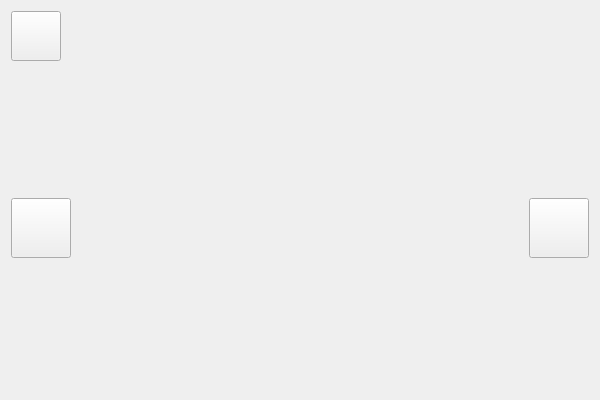
<?xml version="1.0" encoding="UTF-8"?>
<ui version="4.0">
 <class>photoAlbum</class>
 <widget class="QWidget" name="photoAlbum">
  <property name="geometry">
   <rect>
    <x>0</x>
    <y>0</y>
    <width>600</width>
    <height>400</height>
   </rect>
  </property>
  <property name="sizePolicy">
   <sizepolicy hsizetype="Expanding" vsizetype="Expanding">
    <horstretch>0</horstretch>
    <verstretch>0</verstretch>
   </sizepolicy>
  </property>
  <property name="windowTitle">
   <string>Form</string>
  </property>
  <property name="styleSheet">
   <string notr="true">QWidget {

}</string>
  </property>
  <layout class="QHBoxLayout" name="horizontalLayout_2">
   <item>
    <layout class="QVBoxLayout" name="verticalLayout">
     <item>
      <widget class="QPushButton" name="backBtn">
       <property name="sizePolicy">
        <sizepolicy hsizetype="Preferred" vsizetype="Fixed">
         <horstretch>0</horstretch>
         <verstretch>0</verstretch>
        </sizepolicy>
       </property>
       <property name="minimumSize">
        <size>
         <width>50</width>
         <height>50</height>
        </size>
       </property>
       <property name="maximumSize">
        <size>
         <width>50</width>
         <height>50</height>
        </size>
       </property>
       <property name="styleSheet">
        <string notr="true">image: url(:/icon/icon/返回.png);</string>
       </property>
       <property name="text">
        <string/>
       </property>
      </widget>
     </item>
     <item>
      <layout class="QHBoxLayout" name="horizontalLayout">
       <item>
        <widget class="QPushButton" name="prevBtn">
         <property name="sizePolicy">
          <sizepolicy hsizetype="Preferred" vsizetype="Fixed">
           <horstretch>0</horstretch>
           <verstretch>0</verstretch>
          </sizepolicy>
         </property>
         <property name="minimumSize">
          <size>
           <width>60</width>
           <height>60</height>
          </size>
         </property>
         <property name="maximumSize">
          <size>
           <width>60</width>
           <height>60</height>
          </size>
         </property>
         <property name="styleSheet">
          <string notr="true">image: url(:/icon/icon/上一个.png);</string>
         </property>
         <property name="text">
          <string/>
         </property>
        </widget>
       </item>
       <item>
        <widget class="QLabel" name="pictureArea">
         <property name="sizePolicy">
          <sizepolicy hsizetype="Expanding" vsizetype="Expanding">
           <horstretch>0</horstretch>
           <verstretch>0</verstretch>
          </sizepolicy>
         </property>
         <property name="minimumSize">
          <size>
           <width>100</width>
           <height>100</height>
          </size>
         </property>
         <property name="text">
          <string/>
         </property>
        </widget>
       </item>
       <item>
        <widget class="QPushButton" name="nextBtn">
         <property name="sizePolicy">
          <sizepolicy hsizetype="Preferred" vsizetype="Fixed">
           <horstretch>0</horstretch>
           <verstretch>0</verstretch>
          </sizepolicy>
         </property>
         <property name="minimumSize">
          <size>
           <width>60</width>
           <height>60</height>
          </size>
         </property>
         <property name="maximumSize">
          <size>
           <width>60</width>
           <height>60</height>
          </size>
         </property>
         <property name="styleSheet">
          <string notr="true">image: url(:/icon/icon/下一个.png);</string>
         </property>
         <property name="text">
          <string/>
         </property>
        </widget>
       </item>
      </layout>
     </item>
    </layout>
   </item>
  </layout>
 </widget>
 <resources/>
 <connections/>
</ui>
